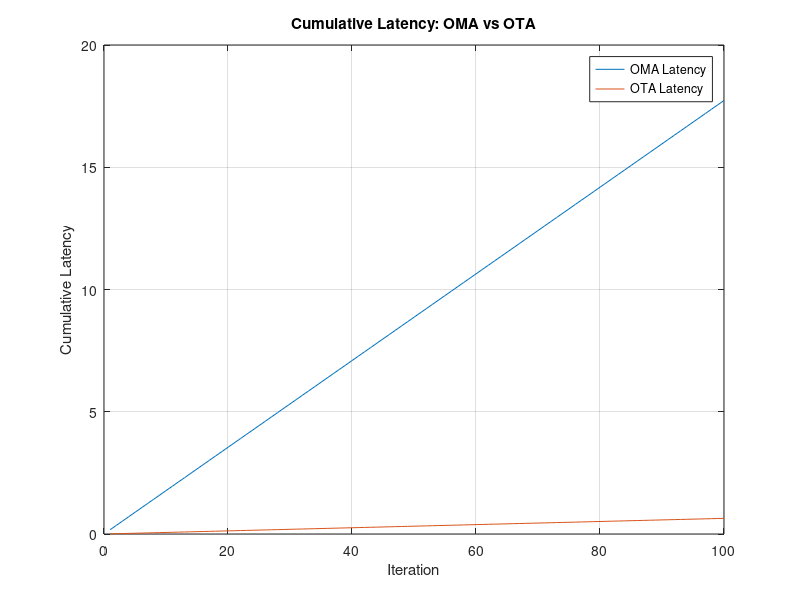

Source code (MATLAB):
% -------------------------------------------------------------------------
% Simulation of OMA and OTA Performance in a Wireless Communication System
% 
% This script simulates and compares the performance of Orthogonal Multiple
% Access (OMA) and Over-the-Air (OTA) computing in a wireless communication
% system with N users. The simulation calculates the latency (time delay)
% for data transmission using both OMA and OTA approaches, using a path loss
% model and a Rician fading channel model.
%
% Variables:
%   D     - Total data size to transmit (bits)
%   b     - Number of bits per transmission block
%   B     - Total bandwidth (Hz)
%   N_0   - Noise power spectral density (W/Hz)
%   N     - Number of users
%   K     - Number of subcarriers (set to 1 for single-carrier systems)
%   P     - Power per subcarrier
%   iter  - Number of iterations for the latency calculation
%   oma_l - Latency values for OMA
%   ota_l - Latency values for OTA
%   fdma_l - Latency for FDMA (currently unused)
%   H     - Channel coefficients (LOS and NLOS components)
% -------------------------------------------------------------------------

clear;

% Define system parameters
D = 5 * 2 * 640;  % Data size (bits)
b = 17;           % Bits per transmission block
B = 10^6;         % Total bandwidth (Hz)
N_0 = 4 * 10^(-21); % Noise power spectral density (W/Hz)
N = 50;           % Number of users
K = 1;            % Number of subcarriers
B = B / K;        % Bandwidth per subcarrier
P = 1 / K;        % Power per subcarrier
iter = 100;       % Number of iterations for the simulation

% Initialize latency arrays
oma_l = zeros(1, 1000);  % Latency for OMA
ota_l = zeros(1, 1000);  % Latency for OTA
fdma_l = 0;              % Placeholder for FDMA latency (unused)

% Simulation loop for 'iter' iterations
for i = 1:100
    for j = 1:iter
        % Path loss model
        dist = 10 + 10 * rand(1, N);  % Random distance for each user (10 to 20 units)
        T0_dB = -25;                  % Reference path loss in dB
        T0 = 10^(T0_dB / 10);         % Convert to linear scale
        aa = 2.2;                     % Path loss exponent
        L1 = sqrt(T0 * dist.^(-aa))'; % Path loss for each user
        
        % Rician fading model
        e = 10;             % Rician factor
        e1 = e / (1 + e);   % Scaling factor for LOS component
        e2 = 1 / (1 + e);   % Scaling factor for NLOS component
        
        % Generate channel coefficients
        users_angle = rand(N, 1);                          % Random angle for each user
        h_LOS = exp(1j * pi * sin(users_angle) .* (0:K-1)); % LOS component
        h_NLOS = sqrt(1/2) * (randn(N, K) + 1j * randn(N, K));  % NLOS component
        
        % Combined channel matrix (H) with path loss and Rician fading
        H = (abs(e1 * h_LOS + e2 * h_NLOS) .* L1).^2;  % Channel gain
        
        % Calculate latency for OMA
        oma_l(j) = oma_l(j) + (b * D + 64) * sum(1 ./ (B * log2(1 + P .* H ./ (B * N_0))));
    end
end

% Average OMA latency over all iterations
oma_l = oma_l / 100;

% OTA latency (constant)
B = 10^6;  % Reset bandwidth to initial value
ota_l = D / B * ones(1, 100);  % OTA latency is constant across iterations
ota = ota_l(1) * (1:100);  % Total OTA latency over iterations

% Calculate cumulative OMA latency
oma = zeros(1, 100);
for i = 1:100
    oma(i) = sum(oma_l(1:i));  % Cumulative OMA latency
end

% Plot results
plot(1:100, oma, 1:100, ota);
xlabel('Iteration');
ylabel('Cumulative Latency');
legend('OMA Latency', 'OTA Latency');
title('Cumulative Latency: OMA vs OTA');
grid on;
